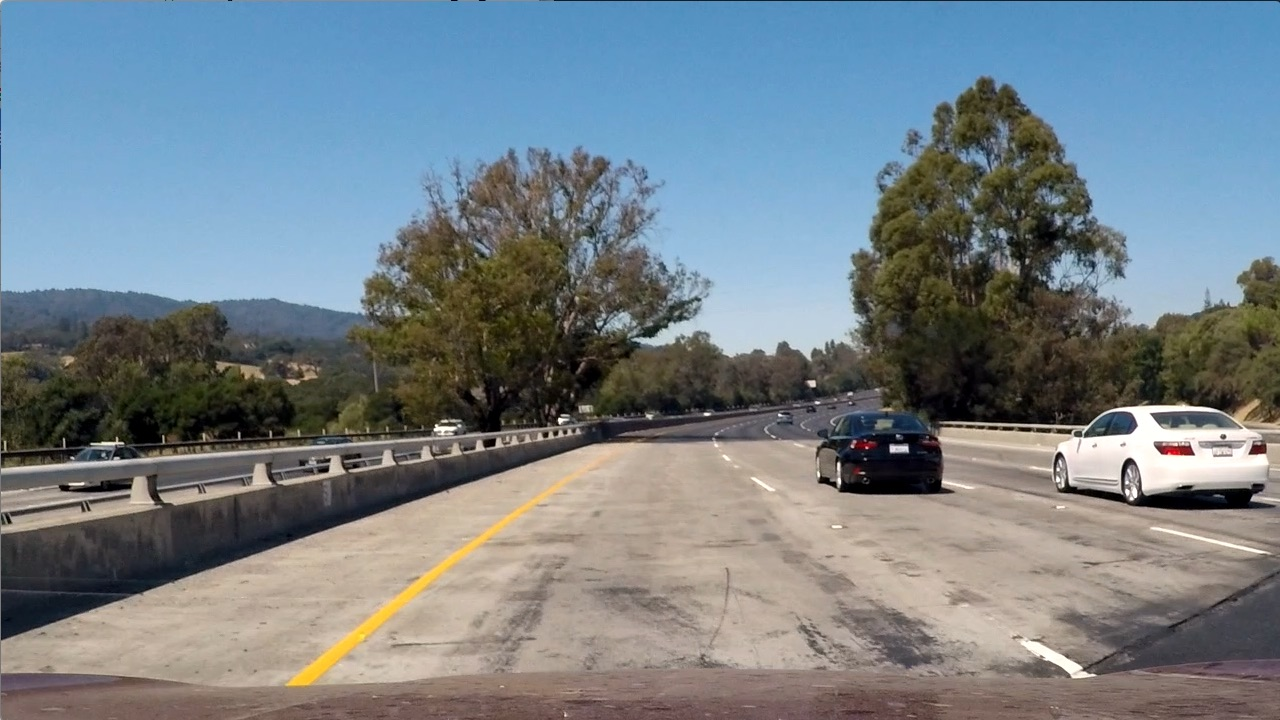
#> input picture Day1_2_CV/test_img/test1.jpg, 1280 x 720 px
$ python KEA_ColorTrack1.py
#> lines starting #> are read from the running program, lines starting #| are printed output that depends on the picture
import cv2
import numpy as np
import matplotlib.pyplot as plt

def nothing(x):
    pass

def Color_space_trackbar(image):
    color_spaces = ['HSV', 'RGB']
    channel_names = {'HSV': ['H', 'S', 'V'], 'RGB': ['R', 'G', 'B']}
    trackbars = ['_min', '_max']

    masks = {}

    for color_space in color_spaces:
        for i in range(len(channel_names[color_space])):
            cv2.namedWindow(color_space + ' - ' + channel_names[color_space][i])
            for trackbar in trackbars:
                initial_value = 0 if trackbar == '_min' else 255
                trackbar_name = channel_names[color_space][i] + trackbar
                cv2.createTrackbar(trackbar_name, color_space + ' - ' + channel_names[color_space][i], initial_value, 255, nothing)

    while True:
        hsv = cv2.cvtColor(image, cv2.COLOR_BGR2HSV)
        rgb = cv2.cvtColor(image, cv2.COLOR_BGR2RGB)
        ycrcb = cv2.cvtColor(image, cv2.COLOR_BGR2YCrCb)
        lab = cv2.cvtColor(image, cv2.COLOR_BGR2LAB)

        color_space_images = [hsv, rgb, ycrcb, lab]

        for i, color_space in enumerate(color_spaces):
            color_mask_and = None
            color_mask_or = None
            for j in range(len(channel_names[color_space])):
                lower = cv2.getTrackbarPos(channel_names[color_space][j] + '_min', color_space + ' - ' + channel_names[color_space][j])
                upper = cv2.getTrackbarPos(channel_names[color_space][j] + '_max', color_space + ' - ' + channel_names[color_space][j])
                mask = cv2.inRange(color_space_images[i][:,:,j], lower, upper)
                masks[color_space + channel_names[color_space][j]] = mask
                color_mask_and = mask if color_mask_and is None else cv2.bitwise_and(color_mask_and, mask)
                color_mask_or = mask if color_mask_or is None else cv2.bitwise_or(color_mask_or, mask)
                masked_image = cv2.bitwise_and(image, image, mask=mask)
                _, binary_image = cv2.threshold(mask, 127, 255, cv2.THRESH_BINARY)
                binary_image_bgr = cv2.cvtColor(binary_image, cv2.COLOR_GRAY2BGR)
                combined_image = np.vstack((binary_image_bgr, masked_image))
                cv2.imshow(color_space + ' - ' + channel_names[color_space][j], combined_image)
            color_mask_image_and = cv2.bitwise_and(image, image, mask=color_mask_and)
            color_mask_image_or = cv2.bitwise_and(image, image, mask=color_mask_or)
            cv2.imshow(color_space + ' - Combined AND', color_mask_image_and)
            cv2.imshow(color_space + ' - Combined OR', color_mask_image_or)

        # Combine masks from different color spaces
        combined_mask_and = None
        for key in masks:
            combined_mask_and = masks[key] if combined_mask_and is None else cv2.bitwise_and(combined_mask_and, masks[key])
        combined_masked_image = cv2.bitwise_and(image, image, mask=combined_mask_and)
        cv2.imshow('Combined AND', combined_masked_image)

        combined_mask_or = None
        for key in masks:
            combined_mask_or = masks[key] if combined_mask_or is None else cv2.bitwise_or(combined_mask_or, masks[key])
        combined_masked_image_or = cv2.bitwise_and(image, image, mask=combined_mask_or)
        cv2.imshow('Combined OR', combined_masked_image_or)

        if cv2.waitKey(1) & 0xFF == 27:
            break

    cv2.destroyAllWindows()

if __name__ == '__main__':
    image = cv2.imread('./test_img/test1.jpg')
#> image is the input picture: shape (720, 1280, 3); mean B, G, R 135.5, 128.7, 117.5
    resized_image = cv2.resize(image, (400, 200))
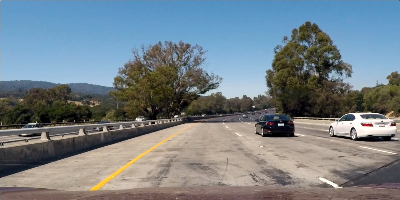
#> resized_image: shape (200, 400, 3); mean B, G, R 135.6, 128.7, 117.6
    Color_space_trackbar(resized_image)
#> in Color_space_trackbar, `hsv = cv2.cvtColor(image, cv2.COLOR_BGR2HSV)`: hsv: shape (200, 400, 3); mean H, S, V 60.2, 77.6, 149.5
#> in Color_space_trackbar, `ycrcb = cv2.cvtColor(image, cv2.COLOR_BGR2YCrCb)`: ycrcb: shape (200, 400, 3); mean of channels 0, 1, 2 126.1, 121.9, 133.3
#> in Color_space_trackbar, `lab = cv2.cvtColor(image, cv2.COLOR_BGR2LAB)`: lab: shape (200, 400, 3); mean of channels 0, 1, 2 134.4, 127.2, 123.9
#> in Color_space_trackbar, `mask = cv2.inRange(color_space_images[i][:,:,j], lower, upper)`: mask: shape (200, 400); every value is 255
#> in Color_space_trackbar, `binary_image_bgr = cv2.cvtColor(binary_image, cv2.COLOR_GRAY2BGR)`: binary_image_bgr: shape (200, 400, 3); every value is 255
#> in Color_space_trackbar, `combined_image = np.vstack((binary_image_bgr, masked_image))`:
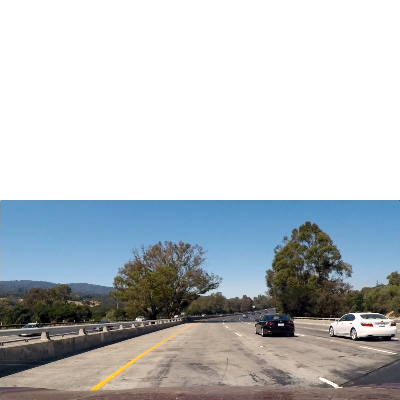
#> combined_image: shape (400, 400, 3); mean B, G, R 195.3, 191.8, 186.3
#> the loop in Color_space_trackbar, `for key in masks:` made 6 passes
#> key on passes 1 to 6: 'HSVH', 'HSVS', 'HSVV', 'RGBR', 'RGBG', 'RGBB'
#> (key Esc is pressed here)

$ run again, with Day1_2_CV/test_img/img000000.jpg copied over Day1_2_CV/test_img/test1.jpg
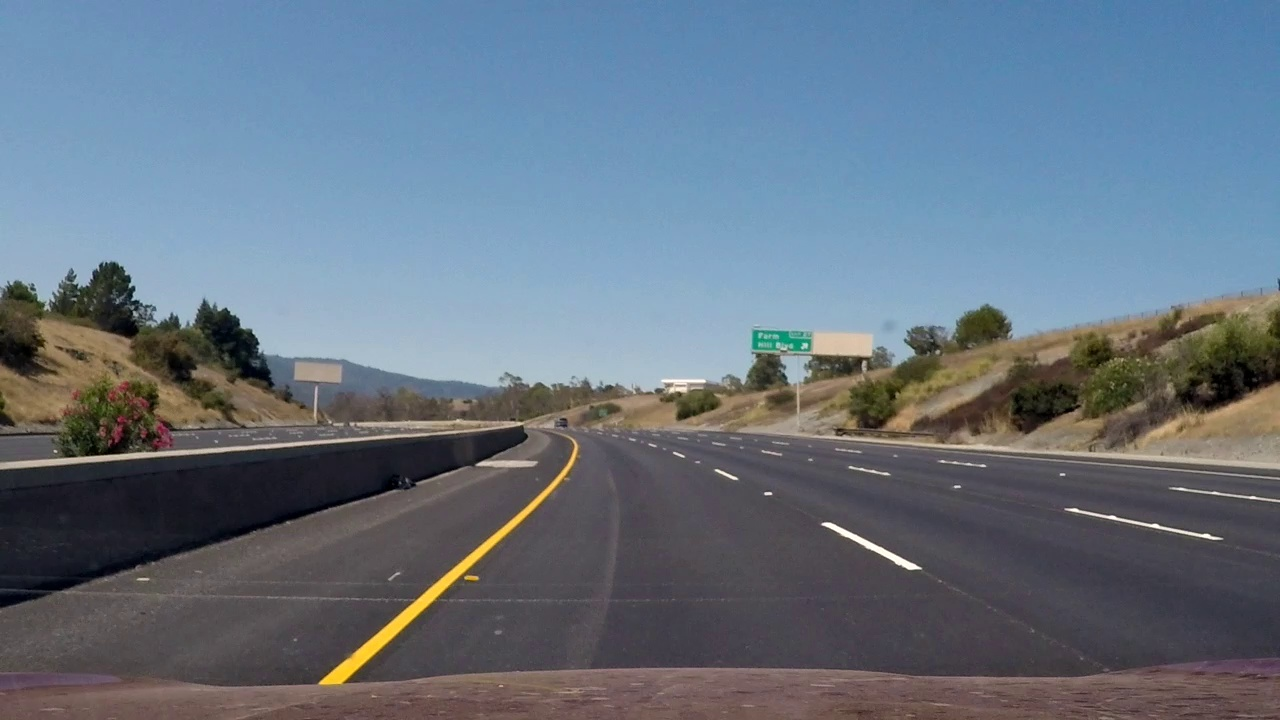
#> input picture Day1_2_CV/test_img/img000000.jpg, 1280 x 720 px
#> image is the input picture: shape (720, 1280, 3); mean B, G, R 129.4, 115.4, 102
#> `resized_image = cv2.resize(image, (400, 200))`:
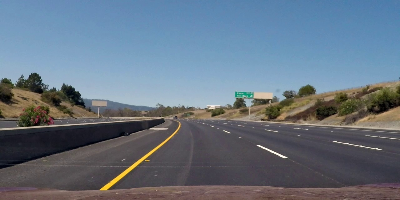
#> resized_image: shape (200, 400, 3); mean B, G, R 129.3, 115.3, 102
#> hsv: shape (200, 400, 3); mean H, S, V 91.7, 73.1, 136.8
#> ycrcb: shape (200, 400, 3); mean of channels 0, 1, 2 112.9, 120.2, 137.2
#> lab: shape (200, 400, 3); mean of channels 0, 1, 2 121.4, 127.7, 119.5
#> mask: shape (200, 400); every value is 255
#> binary_image_bgr: shape (200, 400, 3); every value is 255
#> in Color_space_trackbar, `combined_image = np.vstack((binary_image_bgr, masked_image))`:
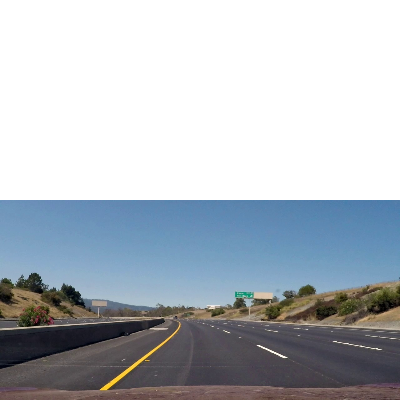
#> combined_image: shape (400, 400, 3); mean B, G, R 192.2, 185.2, 178.5
#> the loop in Color_space_trackbar, `for key in masks:` made 6 passes
#> key on passes 1 to 6: 'HSVH', 'HSVS', 'HSVV', 'RGBR', 'RGBG', 'RGBB'

$ run again, with Day1_2_CV/test_img/straight_lines1.jpg copied over Day1_2_CV/test_img/test1.jpg
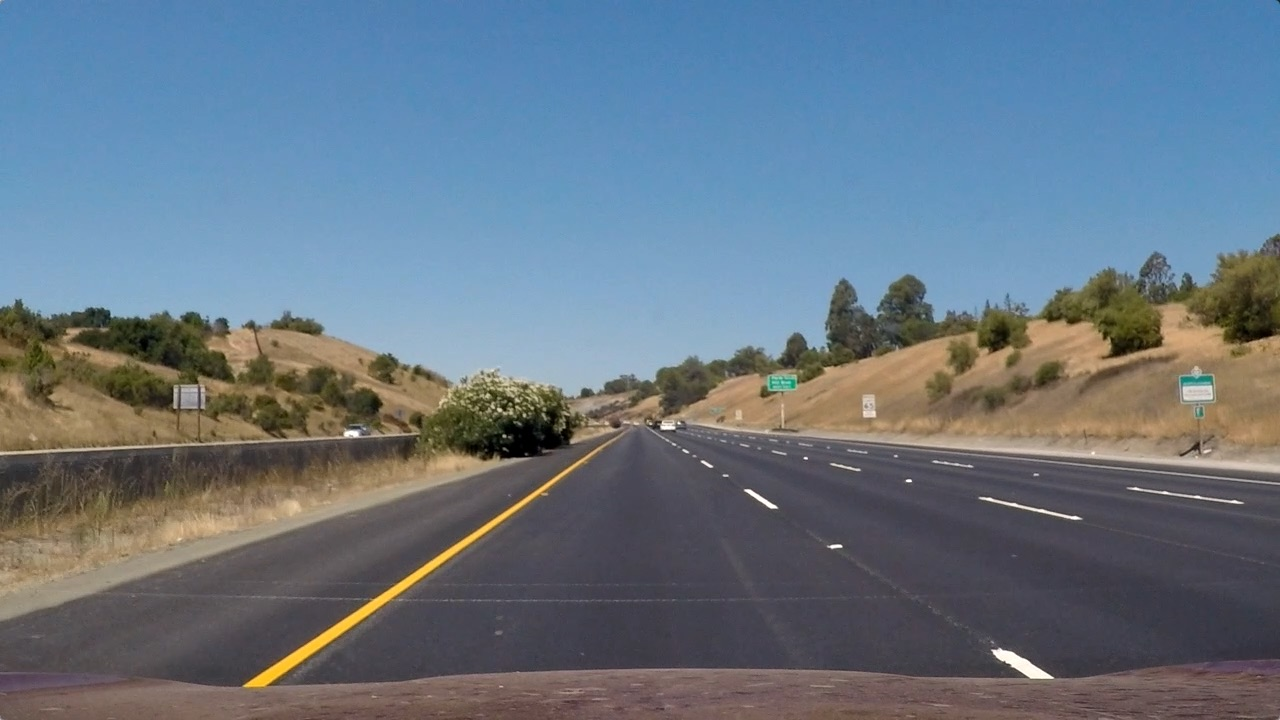
#> input picture Day1_2_CV/test_img/straight_lines1.jpg, 1280 x 720 px
#> image is the input picture: shape (720, 1280, 3); mean B, G, R 131.2, 117.7, 103.2
#> `resized_image = cv2.resize(image, (400, 200))`:
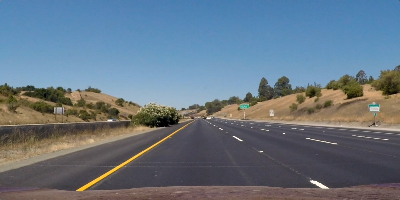
#> resized_image: shape (200, 400, 3); mean B, G, R 131.1, 117.7, 103.1
#> hsv: shape (200, 400, 3); mean H, S, V 85.4, 84.9, 143.3
#> ycrcb: shape (200, 400, 3); mean of channels 0, 1, 2 114.8, 119.6, 137.2
#> lab: shape (200, 400, 3); mean of channels 0, 1, 2 124.4, 127.9, 119.8
#> mask: shape (200, 400); every value is 255
#> binary_image_bgr: shape (200, 400, 3); every value is 255
#> in Color_space_trackbar, `combined_image = np.vstack((binary_image_bgr, masked_image))`:
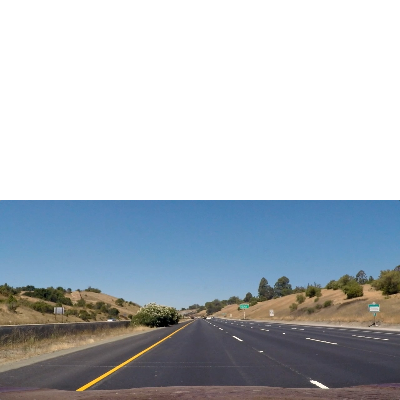
#> combined_image: shape (400, 400, 3); mean B, G, R 193.1, 186.3, 179
#> the loop in Color_space_trackbar, `for key in masks:` made 6 passes
#> key on passes 1 to 6: 'HSVH', 'HSVS', 'HSVV', 'RGBR', 'RGBG', 'RGBB'

$ run again, with Day1_2_CV/test_img/testImage.png saved as Day1_2_CV/test_img/test1.jpg
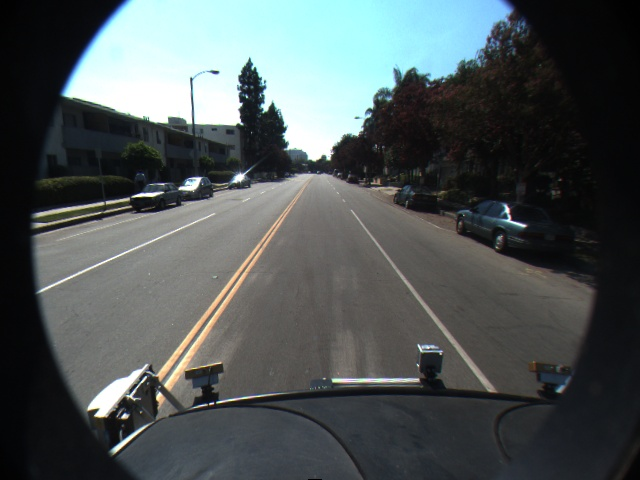
#> input picture Day1_2_CV/test_img/testImage.png, 640 x 480 px
#> image is the input picture: shape (480, 640, 3); mean B, G, R 86.7, 86.2, 78.9
#> `resized_image = cv2.resize(image, (400, 200))`:
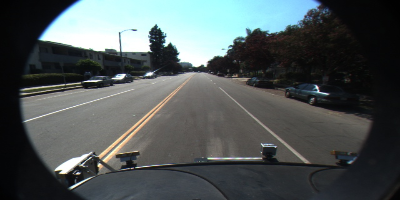
#> resized_image: shape (200, 400, 3); mean B, G, R 86.6, 86.1, 78.8
#> hsv: shape (200, 400, 3); mean H, S, V 69.9, 42.5, 89.9
#> ycrcb: shape (200, 400, 3); mean of channels 0, 1, 2 84, 124.3, 129.5
#> lab: shape (200, 400, 3); mean of channels 0, 1, 2 87.3, 125.9, 126.9
#> mask: shape (200, 400); every value is 255
#> binary_image_bgr: shape (200, 400, 3); every value is 255
#> in Color_space_trackbar, `combined_image = np.vstack((binary_image_bgr, masked_image))`:
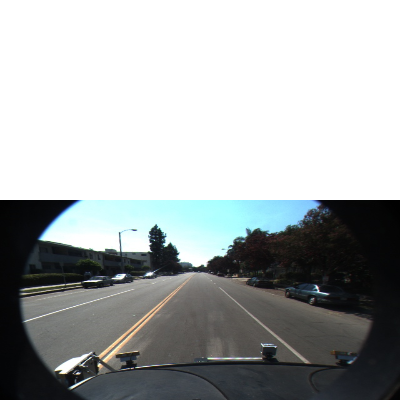
#> combined_image: shape (400, 400, 3); mean B, G, R 170.8, 170.6, 166.9
#> the loop in Color_space_trackbar, `for key in masks:` made 6 passes
#> key on passes 1 to 6: 'HSVH', 'HSVS', 'HSVV', 'RGBR', 'RGBG', 'RGBB'
